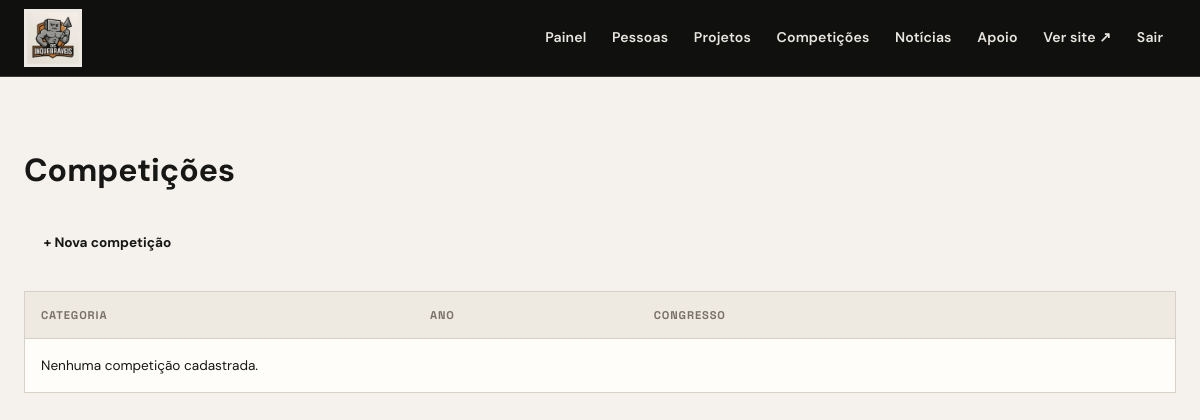
/admin/competicoes (signed in), run on an earlier commit of the app's database.
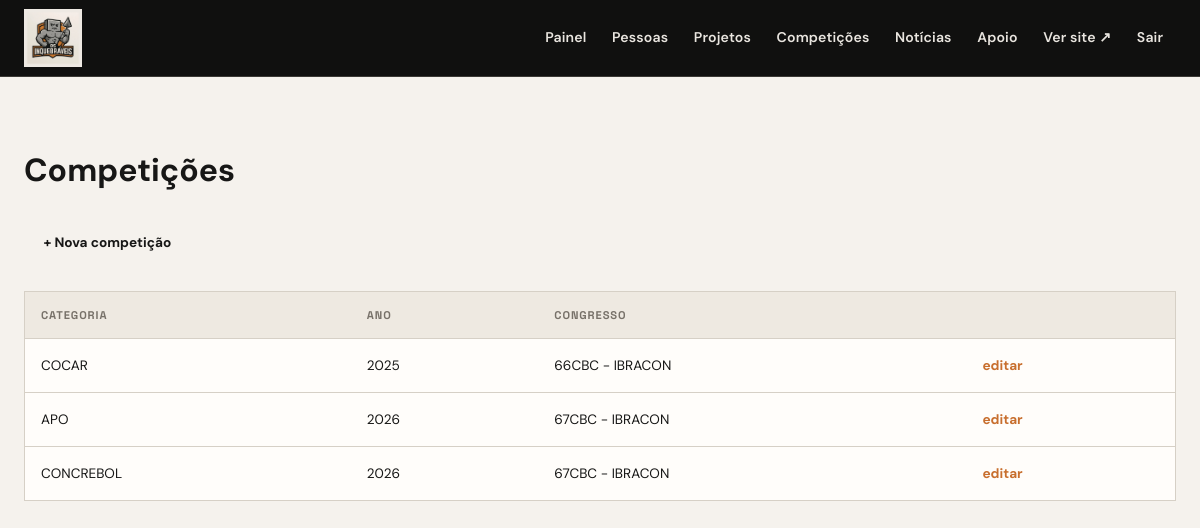
And on a later commit of the database.
### models.py (models this page shows)
class Competicao(db.Model):
    __tablename__ = "competicao"
    id = db.Column(
        db.Integer,
        primary_key=True
    )
    categoria = db.Column(
        db.String(120)
    )
    ano = db.Column(
        db.Integer
    )
    congresso = db.Column(
        db.String(120)
    )
    projetos = db.relationship(
        "Projeto",
        secondary=projeto_competicao,
        back_populates="competicoes"
    )
    pessoas_assoc = db.relationship(
        "PessoaCompeticao",
        back_populates="competicao",
        cascade="all, delete-orphan"
    )

### admin_routes.py (the view)
    @app.route("/admin/competicoes")
    @login_required
    def admin_lista_competicoes():
        return render_template("admin/competicoes.html", competicoes=Competicao.query.all())

### auth.py (called while the page is built)
def login_required(view):
    @wraps(view)
    def wrapped(*args, **kwargs):
        if not session.get("admin_logado"):
            return redirect(url_for("admin_login"))
        return view(*args, **kwargs)
    return wrapped

### templates/admin/competicoes.html (shortened to what this page needs)
{% extends "admin/base.html" %}
{% block conteudo %}
  <h1>Competições</h1>
  <a class="btn" href="{{ url_for('admin_nova_competicao') }}">+ Nova competição</a>
  <table class="admin" style="margin-top:1.5rem">
    <tr><th>Categoria</th><th>Ano</th><th>Congresso</th><th></th></tr>
    {% for competicao in competicoes %}
    <tr>
      <td>{{ competicao.categoria }}</td>
      <td>{{ competicao.ano }}</td>
      <td>{{ competicao.congresso }}</td>
      <td><a href="{{ url_for('admin_editar_competicao', competicao_id=competicao.id) }}">editar</a></td>
    </tr>
    {% else %}
    <tr><td colspan="4">Nenhuma competição cadastrada.</td></tr>
    {% endfor %}
  </table>
{% endblock %}

What changed in the data, as far as the page shows it:
added Competicao: categoria "COCAR", ano "2025", congresso "66CBC - IBRACON"
added Competicao: categoria "APO", ano "2026", congresso "67CBC - IBRACON"
added Competicao: categoria "CONCREBOL", ano "2026", congresso "67CBC - IBRACON"
Also different on the page:
text no longer shown: "Nenhuma competição cadastrada."
